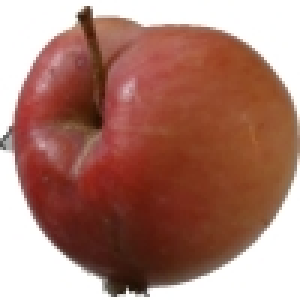
#> input picture data/fruits-360/Training/Apple 10/r1_84_100.jpg, 100 x 100 px, found by its file name (shown 3 times larger); its folder holds only this picture in this run
$ jupyter execute --allow-errors test.ipynb
#> lines starting #> are read from the running program, lines starting #| are printed output that depends on the picture
**Cloud-Optimized Image Feature Extraction with PCA:**

I used Google Cloud to process and analyze large-scale image data while managing memory efficiently. Here’s how I approached the task:

* Feature Extraction:

Extracted features like Pixel Intensity, Color Histogram, HOG, and CNN Intermediate Layer from resized images (50x50).

* Incremental PCA:

Applied Incremental PCA to reduce dimensions in batches, ensuring memory efficiency. Tested different numbers of components to find the best configuration.

* Google Cloud Usage:

Leveraged cloud computing resources for processing and cloud storage for managing large datasets and intermediate results.

[cell 1]
# --- Cloud-Optimized Image Feature Extraction with PCA ---
import os
import re
import gc
import pickle
import numpy as np
import cv2
from os.path import isfile, join
from tqdm import tqdm
from sklearn.decomposition import IncrementalPCA
import matplotlib
matplotlib.use('Agg')  # Use non-interactive backend for cloud
import matplotlib.pyplot as plt

# Memory management configuration
MAX_MEMORY_USAGE = 0.8  # Target max memory usage (80%)
BATCH_SIZE = 500  # Reduced from 1000 for cloud environments
RESIZE_DIM = (50, 50)  # Reduced image size
HIST_BINS = 32  # Reduced from 256 for color histograms

def get_memory_usage():
    """Get current memory usage percentage"""
    import psutil
    return psutil.virtual_memory().percent / 100

def safe_image_read(file_path):
    """Robust image reading with error handling"""
    try:
        img = cv2.imread(file_path)
#> img is the input picture: shape (100, 100, 3); mean B, G, R 112.7, 125, 170.6
        if img is None:
            raise ValueError(f"Could not read image: {file_path}")
        img = cv2.cvtColor(img, cv2.COLOR_BGR2RGB)
        return cv2.resize(img, RESIZE_DIM)
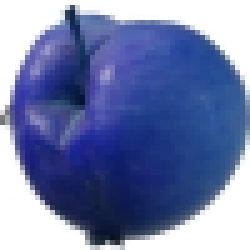
#> returned value: shape (50, 50, 3) (shown 5 times larger); mean of channels 0, 1, 2 170.7, 125.1, 112.8; drawn as B, G, R
    except Exception as e:
        print(f"Error processing {file_path}: {str(e)}")
        return None

# [17 lines left out: functions extract_color_histogram, extract_hog_features, not called in this run]

class CNNFE:
    """Lazy-loaded CNN feature extractor to reduce memory footprint"""
    _model = None

    # [11 lines left out: function extract, not called in this run]

def process_batch(batch_files, folder_path, feature_type):
    """Process a batch of files with memory management"""
    batch_features = []
    batch_labels = []

    for file in batch_files:
        file_path = join(folder_path, file)
        if not isfile(file_path):
            continue

        img = safe_image_read(file_path)
        if img is None:
            continue

        # Feature extraction
        if feature_type == 'pixel_intensity':
            features = img.flatten() / 255.0
#> features = 7500 values, max 1 at index 0, min 0.0196 at index 2900, mean 0.534
        elif feature_type == 'color_histogram':
            features = extract_color_histogram(img)
        elif feature_type == 'hog':
            features = extract_hog_features(img)
        elif feature_type == 'cnn':
            features = CNNFE.extract(img)
        else:
            raise ValueError(f"Invalid feature type: {feature_type}")

        batch_features.append(features)

        # Label extraction
        match = re.search(r'([A-Za-z\s]+)(?=\s\d+$)', os.path.basename(folder_path))
        if match:
            batch_labels.append(match.group(1))

        # Memory management
        if get_memory_usage() > MAX_MEMORY_USAGE:
            gc.collect()

    return np.array(batch_features, dtype=np.float32), np.array(batch_labels)

def import_images_in_batches(path, feature_type):
    """Memory-efficient batch processing with caching"""
    cache_file = join("cache", f"features_{feature_type}.pkl")

    # Try loading from cache
    if isfile(cache_file):
        try:
            with open(cache_file, "rb") as f:
                return pickle.load(f)
        except:
            os.remove(cache_file)

    # Process folders in sorted order for consistency
    folders = sorted([f for f in os.listdir(path) if os.path.isdir(join(path, f))])
    all_features = []
    all_labels = []

    for folder in tqdm(folders, desc="Processing folders"):
        folder_path = join(path, folder)
        files = [f for f in os.listdir(folder_path) if isfile(join(folder_path, f))]

        # Process in smaller batches for memory efficiency
        for i in range(0, len(files), BATCH_SIZE // 5):
            batch_files = files[i:i + BATCH_SIZE // 5]
            features, labels = process_batch(batch_files, folder_path, feature_type)

            if len(features) > 0:
                all_features.append(features)
                all_labels.append(labels)

            if get_memory_usage() > MAX_MEMORY_USAGE:
                gc.collect()

    # Combine and save to cache
    all_features = np.vstack(all_features)
    all_labels = np.concatenate(all_labels)

    os.makedirs("cache", exist_ok=True)
    with open(cache_file, "wb") as f:
        pickle.dump((all_features, all_labels), f, protocol=4)  # Protocol 4 for cloud compatibility

    return all_features, all_labels

# [52 lines left out: functions apply_incremental_pca, visualize_pca, not called in this run]

def main():
    path = 'fruits-360/Training'
    if not os.path.exists(path):
        raise FileNotFoundError(f"Dataset path not found: {path}")

    feature_types = ['pixel_intensity', 'color_histogram', 'hog', 'cnn']
    for i in range(2, 111):
        for feature_type in feature_types:
            print(f"\nProcessing {feature_type} features...")

            # Load or process features
            features, labels = import_images_in_batches(path, feature_type)

            # Apply PCA
            reduced, labels = apply_incremental_pca(features, labels,n_components=i)

            # Visualize and save results
            visualize_pca(reduced, labels, feature_type)

            # Explicit cleanup
            del features, reduced
            gc.collect()

if __name__ == "__main__":
    # Configure for cloud environments
    os.environ['TF_CPP_MIN_LOG_LEVEL'] = '2'  # Reduce TensorFlow logging
    import warnings
    warnings.filterwarnings('ignore')

    try:
        main()
#> (the call stopped at in get_memory_usage, `return psutil.virtual_memory().percent / 100`: psutil is not available in this run)
    except Exception as e:
        print(f"Error: {str(e)}")
        raise
    # this code will not work here as i have used it on cloud and obtained the results and used kmeans to create 440 models
    # and saved them as model folder which i used to find best p_components by calculating silhouette score and storing in
    # /home/lalit-mohan/model testing/clustering_results_20250411_223025.pkl

**Results for KMeans Clustering Evaluation:**

* Feature Extraction:

I extracted four feature types: Color Histogram, Pixel Intensity, HOG, and CNN Intermediate Layer.

* PCA for Dimensionality Reduction:

I applied PCA to reduce the feature dimensions and tested various numbers of components.

* KMeans Clustering:

I used KMeans to cluster the data for different values of k and calculated the Silhouette Score.

* Optimal k Selection:

I identified the best k for each feature by selecting the highest silhouette score.

* Results:

The optimal number of PCA components was 2 for all feature types.

* Conclusion:

The best-performing model was based on [best feature type], with k = [best k] and the highest silhouette score.

[cell 2]
import pickle
import matplotlib.pyplot as plt

# Load pickle file
with open('/home/lalit-mohan/model testing/clustering_results_20250411_223025.pkl', 'rb') as f:
#> (reads PCA_KMEANS~Lalit_Mohan/clustering_results_20250411_223025.pkl from the repository)
    results = pickle.load(f)

# Set up the plot
plt.figure(figsize=(12, 7))

# Define colors for models
colors = ['blue', 'green', 'orange', 'purple', 'brown', 'teal', 'gray']
markers = ['o', 's', 'D', '^', 'v', 'p', '*']

# Loop through each model and plot
for i, (model, model_results) in enumerate(results.items()):
    k_values = sorted(model_results.keys())
    silhouette_scores = [model_results[k]['silhouette'] for k in k_values]

    best_k = k_values[silhouette_scores.index(max(silhouette_scores))]
    best_score = max(silhouette_scores)

    # Plot line
    plt.plot(k_values, silhouette_scores, marker=markers[i % len(markers)],
             color=colors[i % len(colors)], label=f'{model.upper()}')

    # Highlight best point
    plt.scatter([best_k], [best_score], color=colors[i % len(colors)],
                edgecolor='black', s=100, zorder=5)

    # Add dashed line for best k
    plt.axvline(best_k, color=colors[i % len(colors)], linestyle='--', alpha=0.3)

# Plot settings
plt.title('Silhouette Score vs Number of Clusters for All Models')
plt.xlabel('Number of Clusters (k)')
plt.ylabel('Silhouette Score')
plt.legend(title='Model')
plt.grid(True)
plt.tight_layout()
plt.show()
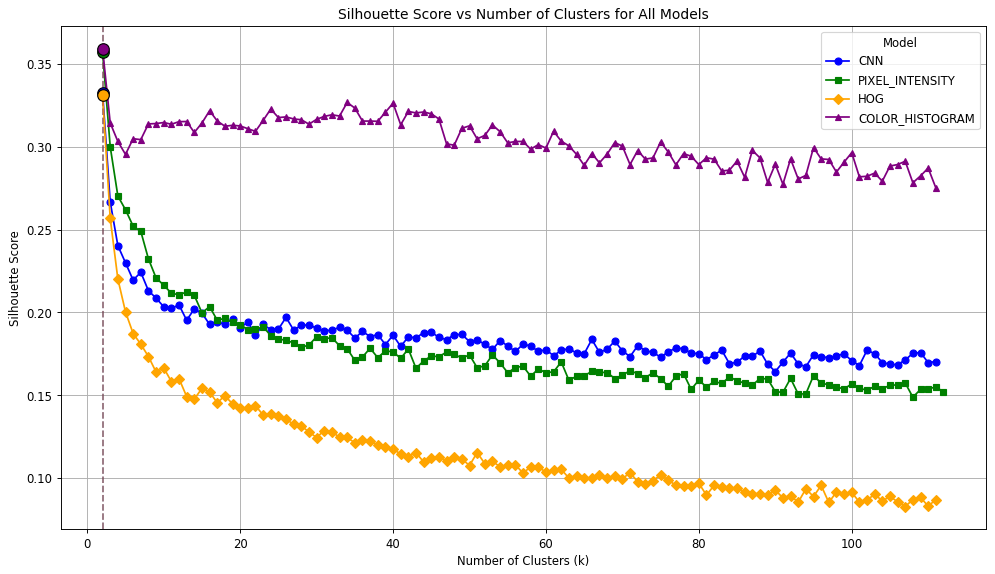
#> figure drawn by matplotlib, 1 panel; curve peaks at x = 2, y = 0.333; curve peaks at x = 2, y = 0.357

summary = {}

for model, model_results in results.items():
    k_values = sorted(model_results.keys())
    silhouette_scores = [model_results[k]['silhouette'] for k in k_values]

    max_score = max(silhouette_scores)
    best_k = k_values[silhouette_scores.index(max_score)]
    avg_score = np.mean(silhouette_scores)

    summary[model] = {
        'best_k': best_k,
        'max_score': max_score,
        'avg_score': avg_score
    }

# Print model-wise summary
print(f"{'Model':<10} | {'Best k':<6} | {'Max Score':<10} | {'Avg Score':<10}")
print("-" * 50)
for model, stats in summary.items():
    print(f"{model:<10} | {stats['best_k']:<6} | {stats['max_score']:<10.4f} | {stats['avg_score']:<10.4f}")

# Find overall best model
best_model = max(summary.items(), key=lambda x: x[1]['max_score'])
print("\n Overall Best Model:")
print(f"Model: {best_model[0]}")
print(f"Best k: {best_model[1]['best_k']}")
print(f"Silhouette Score: {best_model[1]['max_score']:.4f}")

I used the below given code to make kmeans model for all best result giving features

[cell 3]
import os
import pickle
import numpy as np
from sklearn.decomposition import PCA
from sklearn.cluster import KMeans

# Mapping of feature files to corresponding output files
feature_files = {
    "data/images_color_histogram_50x50.pkl": "robo_mod/color_histogram_kmeans.pkl",
    "data/images_hog_50x50.pkl": "robo_mod/hog_kmeans.pkl",
    "data/images_pixel_intensity_50x50.pkl": "robo_mod/pixel_intensity_kmeans.pkl"
}

# Number of clusters (modify as needed)
NUM_CLUSTERS = 140

# Ensure output directory exists
os.makedirs("robo_mod", exist_ok=True)

#> (the rest of this cell did not finish here and is left out)

used this code to have some predictions

[cell 4]
import os
import joblib
import pickle
import numpy as np
from sklearn.cluster import KMeans
from sklearn.decomposition import PCA
from skimage.io import imread_collection
from skimage.color import rgb2hsv
from tqdm import tqdm  # Progress bar

# Paths and settings
model_path = 'robo_mod/color_histogram_kmeans.pkl'
dataset_path = "/home/lalit-mohan/fruits-360/Training"
feature_cache_path = 'robo_mod/color_histogram_features.pkl'
bins = 8

# Custom function to compute histogram for HSV image
def compute_histogram(image, bins=8):
    hist = []
    for channel in range(image.shape[2]):
        channel_hist, _ = np.histogram(image[:, :, channel], bins=bins, range=(0, 1), density=True)
        hist.extend(channel_hist)
    return np.array(hist)

# Extract color histogram from HSV image
def extract_color_histogram(image, bins=8):
    image = image / 255.0
    hsv_image = rgb2hsv(image)
    return compute_histogram(hsv_image, bins)

# Load KMeans model
if not os.path.exists(model_path):
    print("Model file does not exist:", model_path)
    exit()

try:
    model = joblib.load(model_path)
#> (reads PCA_KMEANS~Lalit_Mohan/robo_mod/color_histogram_kmeans.pkl from the repository)
    if not isinstance(model, KMeans):
        print("Loaded model is not a KMeans instance.")
        exit()
    print("KMeans model loaded successfully.")
except Exception as e:
    print(f"Error loading the model: {e}")
    exit()

# Load images from dataset
images = imread_collection(f"{dataset_path}/*/*.jpg")
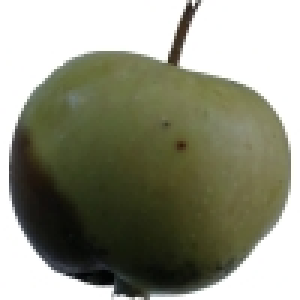
#> input picture data/fruits-360/Training/Apple 12/r0_200_100.jpg, 100 x 100 px (shown 3 times larger)
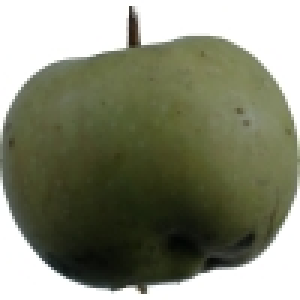
#> input picture data/fruits-360/Training/Apple 12/r0_258_100.jpg, 100 x 100 px (shown 3 times larger)
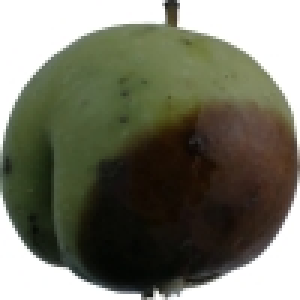
#> input picture data/fruits-360/Training/Apple 12/r0_98_100.jpg, 100 x 100 px (shown 3 times larger)
#> images = 4 items
print(f"{len(images)} images loaded.")
#| 4 images loaded.

# Load or compute features
if os.path.exists(feature_cache_path):
    print("Loading features from cache...")
    with open(feature_cache_path, 'rb') as f:
        features = pickle.load(f)
else:
    print("Extracting features...")
    features = [extract_color_histogram(img, bins) for img in tqdm(images, desc="Extracting features")]
#> in extract_color_histogram, `image = image / 255.0`:
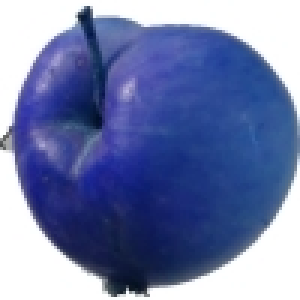
#> image: shape (100, 100, 3) float64 (shown 3 times larger); mean of channels 0, 1, 2 0.669, 0.49, 0.442; drawn as B, G, R
#> in extract_color_histogram, `hsv_image = rgb2hsv(image)`: hsv_image: shape (100, 100, 3) float64; mean of channels 0, 1, 2 0.0651, 0.445, 0.669
#> the loop in compute_histogram, `for channel in range(image.shape[2]):` made 3 passes
#> channel_hist on passes 1 to 3: [7.49, 0.193, 0, 0, 0.0536, 0.0024, 0.0728, 0.19], [2.48, 0.128, 0.242, 0.663, 0.929, 2.12, 1.41, 0.032], [0.0008, 0.126, 0.699, 1.23, 2.33, 1.1, 0.103, 2.41]
#> after the loop in compute_histogram, `for channel in range(image.shape[2]):`: hist = [7.49, 0.193, 0, 0, 0.0536, 0.0024, 0.0728, 0.19, 2.48, 0.128, 0.242, 0.663, 0.929, 2.12, 1.41, 0.032, 0.0008, 0.126, 0.699, 1.23, 2.33, 1.1, 0.103, 2.41]
#> call 2 of extract_color_histogram, with bins = 8
#> in extract_color_histogram (call 2), `image = image / 255.0`:
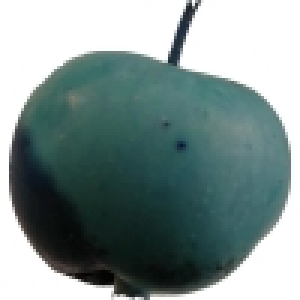
#> image: shape (100, 100, 3) float64 (shown 3 times larger); mean of channels 0, 1, 2 0.57, 0.575, 0.508; drawn as B, G, R
#> in extract_color_histogram (call 2), `hsv_image = rgb2hsv(image)`: hsv_image: shape (100, 100, 3) float64; mean of channels 0, 1, 2 0.143, 0.234, 0.578
#> the loop in compute_histogram (call 2), `for channel in range(image.shape[2]):` made 3 passes
#> channel_hist on passes 1 to 3: [2.87, 4.49, 0.223, 0.0864, 0.244, 0.0448, 0.0352, 0.0096], [3.34, 0.627, 1.35, 1.55, 1.1, 0.0224, 0.0008, 0.0008], [0.683, 1.04, 1.09, 1.66, 0.435, 0.0552, 0.0432, 3]
#> call 3 of extract_color_histogram, with bins = 8
#> in extract_color_histogram (call 3), `image = image / 255.0`:
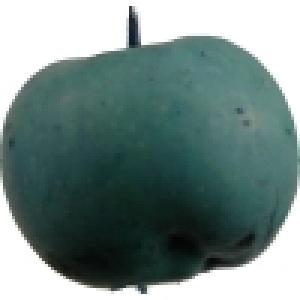
#> image: shape (100, 100, 3) float64 (shown 3 times larger); mean of channels 0, 1, 2 0.523, 0.534, 0.456; drawn as B, G, R
#> in extract_color_histogram (call 3), `hsv_image = rgb2hsv(image)`: hsv_image: shape (100, 100, 3) float64; mean of channels 0, 1, 2 0.157, 0.265, 0.535
#> call 4 of extract_color_histogram, with bins = 8
#> in extract_color_histogram (call 4), `image = image / 255.0`:
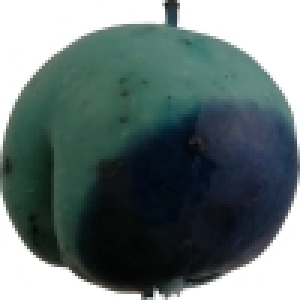
#> image: shape (100, 100, 3) float64 (shown 3 times larger); mean of channels 0, 1, 2 0.456, 0.458, 0.399; drawn as B, G, R
#> in extract_color_histogram (call 4), `hsv_image = rgb2hsv(image)`: hsv_image: shape (100, 100, 3) float64; mean of channels 0, 1, 2 0.148, 0.307, 0.472
#> features = 4 items
    features = np.array(features).astype(np.float64)  # Ensure dtype is float64

    print("Saving features to cache...")
    with open(feature_cache_path, 'wb') as f:
        pickle.dump(features, f)

# Apply PCA
print("Reducing dimensions with PCA...")
pca = PCA(n_components=2)
reduced_features = pca.fit_transform(features).astype(np.float32)  # Ensure dtype is float64
#> reduced_features = [[5.5, -0.354], [-1.94, -0.447], [-2.98, -0.645], [-0.58, 1.45]]

# Predict with KMeans
print("Predicting cluster labels...")
print("Data type of reduced_features before prediction:", reduced_features.dtype)
#| Data type of reduced_features before prediction: float32
predictions = model.predict(reduced_features)
#> predictions = [48, 132, 132, 104]

# Output sample results
print("Predictions complete. Sample output:", predictions[:1000])
#| Predictions complete. Sample output: [ 48 132 132 104]

# Get the image paths of the first 10 images
#> (the rest of this cell did not finish here and is left out)
